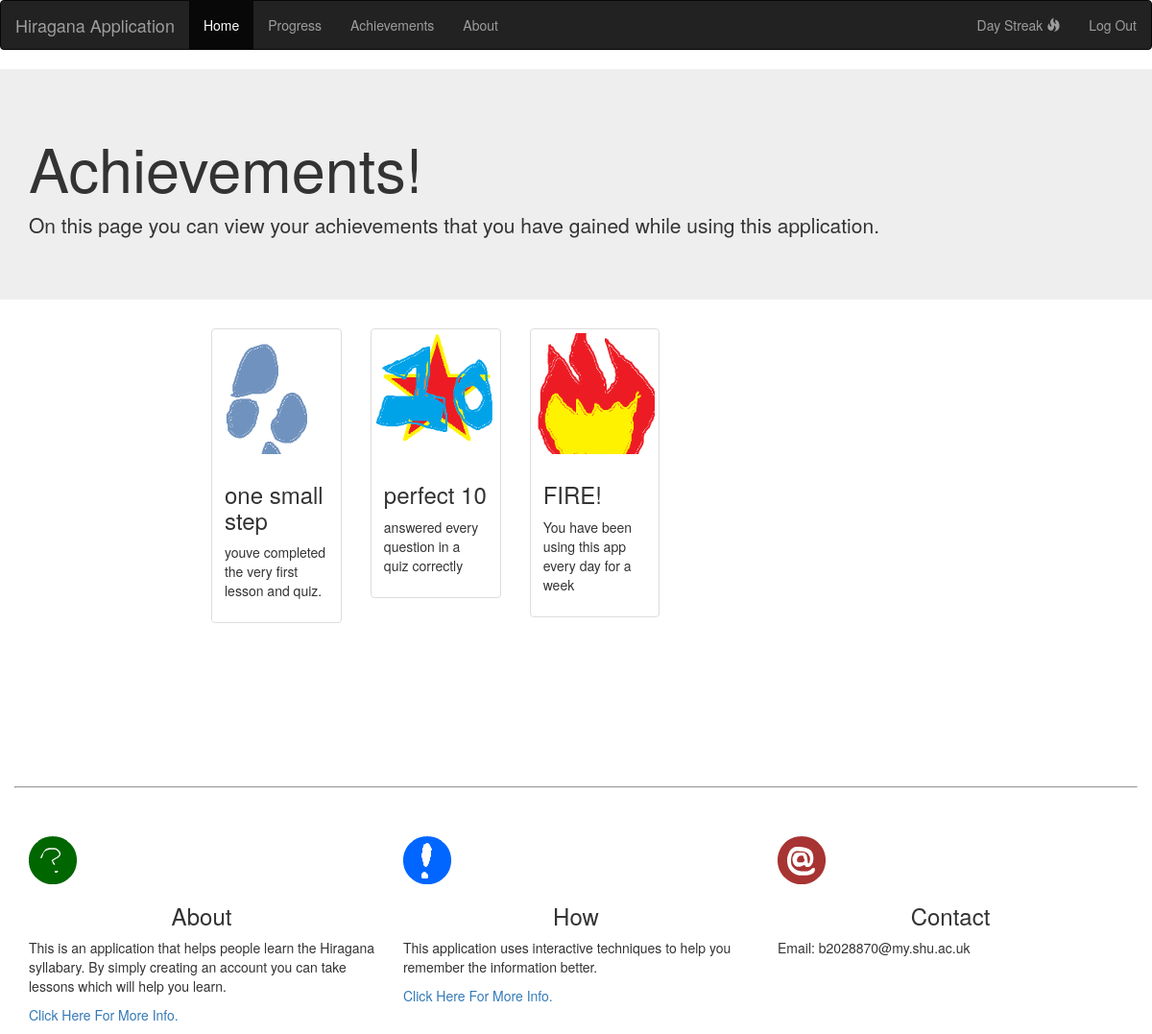
Page /achievements.php (signed in) on the committed database.
### tables this page shows
CREATE TABLE IF NOT EXISTS `achievements` (
  `achievementID` int(11) NOT NULL AUTO_INCREMENT,
  `title` varchar(20) NOT NULL,
  `desc` varchar(50) NOT NULL,
  `image` varchar(255) NOT NULL,
  PRIMARY KEY (`achievementID`)
);

### selectAchievements.php (called while the page is built, shortened)
<?php
require_once "SQLconnect.php";
if ($connection) {
    $result = mysqli_query($connection, "select * from achievements");
}

### selectUserAchievements.php (called while the page is built, shortened)
<?php
require_once "SQLconnect.php";
if ($connection) {
    $result = mysqli_query($connection, "select * from userachievements where userID = '" . $_SESSION['userID'] . "'");
}

### achievements.php (the view, shortened to what this page needs)
<?php
require_once "header.php";
?>
<div class="body">
    <div class="jumbotron">
        <div class="container">
            <h1>Achievements!</h1>
            <p>On this page you can view your achievements that you have gained while using this application.</p>
        </div>
    </div>
    <?php
    require_once "selectUserAchievements.php";
    if ($result) {
        $theseachievementIDs = array();
        $rows = mysqli_num_rows($result);
        for ($i = 0; $i < $rows; $i++) {
            $tmpRow = mysqli_fetch_assoc($result);
            $theseachievementIDs[] = $tmpRow['achievementID'];
        }
    }
    require_once "selectAchievements.php";
    if ($result) {
        ?>
        <div class="row">
        <div class="col-sm-6 col-md-2"></div>
        <div class="col-sm-6 col-md-10">
            <?php
        $rows = mysqli_num_rows($result);
        for ($i = 0; $i < $rows; $i++) {
            $tmpRow = mysqli_fetch_assoc($result);
            $thisAchievement = $tmpRow['achievementID'];
            if ($theseachievementIDs[$i] == $thisAchievement) {
                $title = $tmpRow['title'];
                $desc = $tmpRow['desc'];
                $image = $tmpRow['image'];
                ?>
                <div class="col-sm-6 col-md-2">
                    <div class="thumbnail">
                        <img src="<?php echo $image; ?>" alt="<?php echo $title; ?>">
                        <div class="caption">
                            <h3><?php echo $title; ?></h3>
                            <p><?php echo $desc; ?></p>
                        </div>
                    </div>
                </div>
            <?php
        }
    }
    ?>
            </div>
    </div>
    <?php
}
?>
<?php
require_once "footer.php";
?>

### rows in the picture
achievements: image (picture), title "one small step", desc "youve completed the very first lesson and quiz."
achievements: image (picture), title "perfect 10", desc "answered every question in a quiz correctly"
achievements: image (picture), title "FIRE!", desc "You have been using this app every day for a week"
